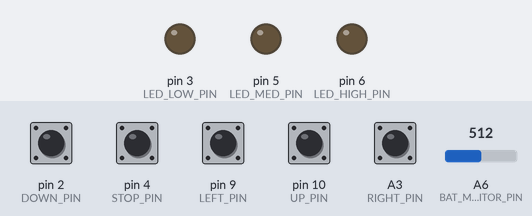
The sketch below on a simulated Arduino Nano, built with avr-gcc and run on an emulated ATmega328P. Shown: output pins drawn as LEDs (lit = HIGH). Dashed ring = blinking. The inputs (shaded band) are chosen by the test bench; at power-on: A3 (RIGHT_PIN), pin 2 (DOWN_PIN), pin 4 (STOP_PIN), pin 9 (LEFT_PIN), pin 10 (UP_PIN) HIGH, A6 (BAT_MONITOR_PIN) = 512. No radio packets arrive unless stated; what the sketch prints to the serial monitor is not drawn.

Above: at 1.2 s.
1.3 s: pin 2 (DOWN_PIN) pulled LOW for 0.15 s
At 1.63 s:
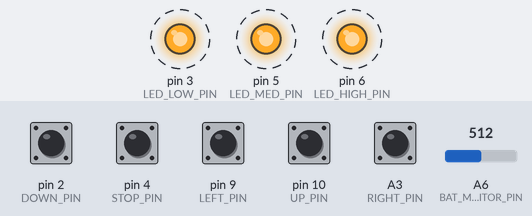
4.4 s: pin 4 (STOP_PIN) pulled LOW for 0.15 s
At 5.0 s:
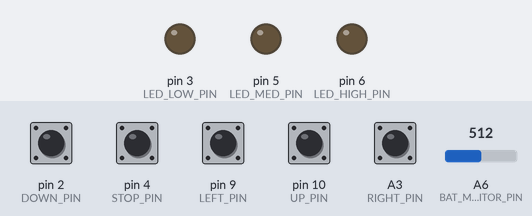
7.5 s: pin 10 (UP_PIN) pulled LOW for 0.15 s
At 8.5 s:
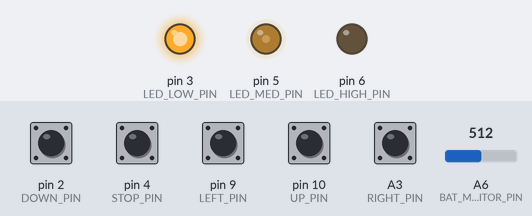
9.1 s: pin 10 (UP_PIN) pulled LOW for 1 s
At 9.8 s:
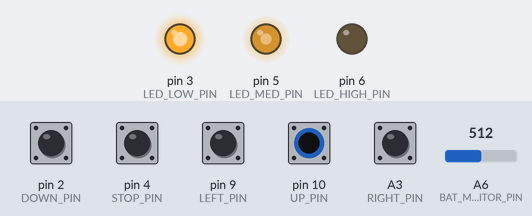
11.6 s: pin 10 (UP_PIN) pulled LOW for 0.15 s
At 12.8 s:
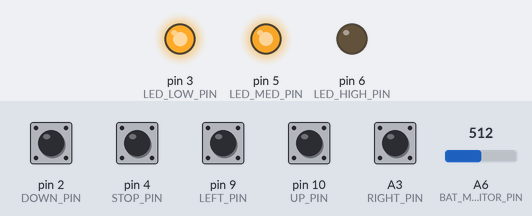
13.2 s: pin 10 (UP_PIN) pulled LOW for 0.15 s
At 14.0 s:
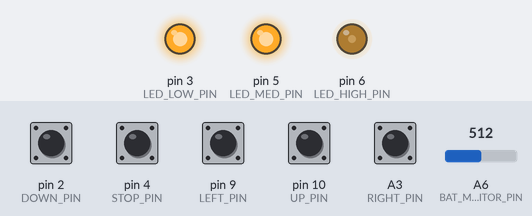
Timing chart, 0 to 15.8 s (numbered marks = the images above; inputs shaded):
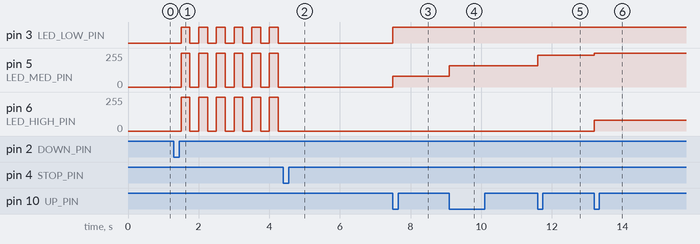

The sketch:

transmitter_sketch.ino
```cpp
#include <SPI.h>
#include <nRF24L01.h>
#include <RF24.h>

RF24 radio(7, 8); // CE, CSN
//nRF uses 7 8 11 12 13
#define UP_PIN 10
#define STOP_PIN 4 //done
#define LEFT_PIN 9
#define RIGHT_PIN A3
#define DOWN_PIN 2
#define BAT_MONITOR_PIN A6

#define LED_LOW_PIN 3
#define LED_MED_PIN 5
#define LED_HIGH_PIN 6

const byte address[6] = "00001";


void setup() {
  pinMode(UP_PIN, INPUT_PULLUP); pinMode(STOP_PIN, INPUT_PULLUP); pinMode(LEFT_PIN, INPUT_PULLUP);
  pinMode(RIGHT_PIN, INPUT_PULLUP); pinMode(DOWN_PIN, INPUT_PULLUP);

  pinMode(BAT_MONITOR_PIN, INPUT);

  pinMode(LED_LOW_PIN, OUTPUT); pinMode(LED_MED_PIN, OUTPUT); pinMode(LED_HIGH_PIN, OUTPUT);

  Serial.begin(115200);
  radio.begin();
  radio.openWritingPipe(address);
  radio.setPALevel(RF24_PA_MAX);
  radio.stopListening();
}


void speedLedHandler(int speedLevel){
  int positiveSpeedLevel = max(0, speedLevel);

  if(speedLevel >= 7){
    analogWrite(LED_LOW_PIN, 255);
    analogWrite(LED_MED_PIN, 255);
    analogWrite(LED_HIGH_PIN, (speedLevel - 6) * 80);
  }
  else if(speedLevel >= 4){
    analogWrite(LED_LOW_PIN, 255);
    analogWrite(LED_MED_PIN, (speedLevel - 3) * 80);
    analogWrite(LED_HIGH_PIN, 0);
  }
  else if(speedLevel >= 0){
    analogWrite(LED_LOW_PIN, speedLevel * 80);
    digitalWrite(LED_MED_PIN, 0); digitalWrite(LED_HIGH_PIN, 0);

  }
  else{
    digitalWrite(LED_LOW_PIN, (millis() % 500 < 250));
    digitalWrite(LED_MED_PIN, (millis() % 500 < 250));
    digitalWrite(LED_HIGH_PIN, (millis() % 500 < 250));
  }
}

float batteryMonitor(){
  //with 1:1 voltage divider, 4.2V should be 2.1V --> 1023 * (2.1V / 3.3V) = 651
  //to go from ticks to V, 651 --> 4.2V, 0 --> 0V
  float batteryOffset = 651; //calibrate later (detect ticks at 4.2V)
  float ticksToVoltage = 4.2/batteryOffset;

  return analogRead(BAT_MONITOR_PIN) * ticksToVoltage;
}

int speedLevel = 0; // -3 to 9 speed level, with [INSERT SOMETHING] being freespinning wheel (CODE THIS IN)
//first forward from standing start will increase it to level 4, with subsequent increments being 1
int turnSpeed = 0; // positive for right, negative for left
void loop() {
  bool changed = remoteSpeedHandler();
  speedLedHandler(speedLevel);

  // 600 max? thus actual speed will be 9 * 65 = 585 RPM ~~ 20 kph
  // turn speed can be like 100?
  float batteryVoltage = batteryMonitor();
  int forwardSpeed = speedLevel * 20;
  int steerSpeed = turnSpeed /10;
//
  Serial.print("Forward: ");
  Serial.print(forwardSpeed);
  Serial.print("  Steer: ");
  Serial.print(steerSpeed);
  Serial.print("  Battery V: ");
  Serial.println(batteryVoltage);


  int message[4] = {forwardSpeed, steerSpeed, batteryVoltage * 100, 0};

  if(changed || millis() % 250 < 30) radio.write(&message, sizeof(message));
  //change later -- I think changed logic doesn't wokr properly
  //send update every 250 ms as well to ensure connection
}


bool pressed = false;
bool remoteSpeedHandler() {
  bool stop_pin = !digitalRead(STOP_PIN);
  bool up = !digitalRead(UP_PIN);
  bool down = !digitalRead(DOWN_PIN);
  bool left = !digitalRead(LEFT_PIN);
  bool right = !digitalRead(RIGHT_PIN);
  bool changed = false;

  if(stop_pin && !pressed){
    pressed = true;
    speedLevel = 0;
    changed = true;
    //hold this button down to enable free-spinning wheels
    Serial.println("STOP");
  }
  else if(up && !pressed){
    pressed = true;
    if(speedLevel == 0) speedLevel = 4;
    else  speedLevel = min(9, speedLevel + 1);
    changed = true;
  }
  else if(down && !pressed){
    pressed = true; changed = true;
    speedLevel = max(-3, speedLevel - 1);
  }
  if(left){ //turning should stop as soon as button is released
    changed = true;
    if(turnSpeed == 0) turnSpeed = -400;
    else turnSpeed = max(turnSpeed - 3, -1500);
  }
  else if(right){
    changed = true;
    if(turnSpeed == 0) turnSpeed = 400;
    else turnSpeed = min(turnSpeed + 3, 1500);
  }
  else{
    changed = true;
    turnSpeed = 0;
  }

  if (!stop_pin && !up && !down)   {
    pressed = false;
    if(!left && !right) changed = false;
//    Serial.println("RESET");
  }

//  Serial.println(pressed);
//  Serial.println(changed);
  return changed;
}
```

Measured:
- after the input at 1.3 s, pin 3 (LED_LOW_PIN): alternates HIGH for 0.25 s and LOW for 0.25 s, starting after 0.20 s; pin 5 (LED_MED_PIN), pin 6 (LED_HIGH_PIN): alternates 255/255 for 0.25 s and 0/255 for 0.25 s, starting after 0.20 s
- after the input at 4.4 s, pin 3 (LED_LOW_PIN): stops changing and stays LOW; pin 5 (LED_MED_PIN), pin 6 (LED_HIGH_PIN): stops changing and stays 0/255
- after the input at 7.5 s, pin 3 (LED_LOW_PIN): LOW → HIGH at once; pin 5 (LED_MED_PIN): 0/255 → 80/255 at once
- after the input at 9.1 s, pin 5 (LED_MED_PIN): 80/255 → 160/255 at once
- after the input at 11.6 s, pin 5 (LED_MED_PIN): 160/255 → 240/255 at once
- after the input at 13.2 s, pin 5 (LED_MED_PIN): 240/255 → 255/255 at once; pin 6 (LED_HIGH_PIN): 0/255 → 80/255 at once
